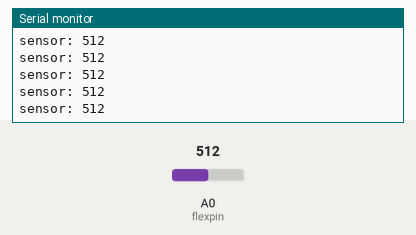
This sketch was run on a simulated Arduino Uno, built with avr-gcc and run on an emulated ATmega328P. Shown: the last lines printed to the serial monitor. The test bench sets the inputs (shaded band); at power-on: A0 (flexpin) = 512.

Above: at 1.2 s.
1.3 s: A0 (flexpin) set to 716
At 1.31 s:
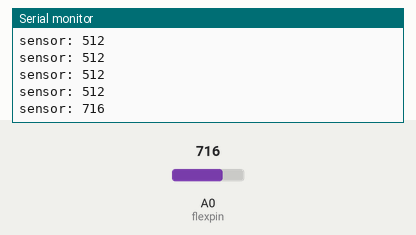
2.8 s: A0 (flexpin) set to 900
At 2.81 s:
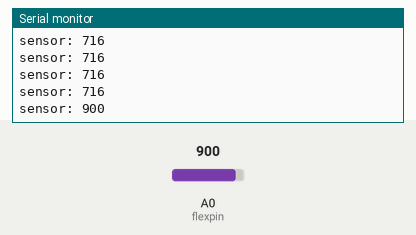
Timing chart, 0 to 5.8 s (numbered marks = the images above; inputs shaded):
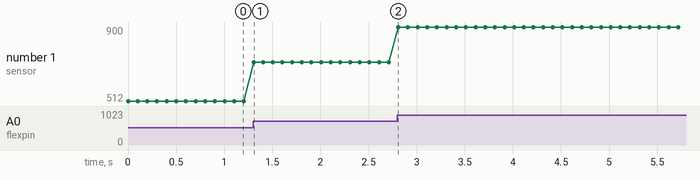

Measured:
- after the input at 1.3 s, the serial monitor: prints a new line at once (image 1)
- after the input at 2.8 s, the serial monitor: prints a new line at once (image 2)
- plotted number 1: 512 → 716 after the input at 1.3 s, 716 → 900 after the input at 2.8 s

The sketch:

flex_sensor_test1.ino
```cpp
/*
SparkFun Inventor's Kit for Arduino
Example sketch 09

FLEX SENSOR

  Use the "flex sensor" to change the position of a servo

  In the previous sketch, we learned how to command a servo to
  mode to different positions. In this sketch, we'll introduce
  a new sensor, and use it to control the servo.

  A flex sensor is a plastic strip with a conductive coating.
  When the strip is straight, the coating will be a certain
  resistance. When the strip is bent, the particles in the coating
  get further apart, increasing the resistance. You can use this
  sensor to sense finger movement in gloves, door hinges, stuffed
  animals, etc. See http://www.sparkfun.com/tutorials/270 for
  more information.

Hardware connections:

  Flex sensor:

    The flex sensor is the plastic strip with black stripes.
    It senses bending away from the striped side.

    The flex sensor has two pins, and since it's a resistor,
    the pins are interchangable.

    Connect one of the pins to ANALOG IN pin 0 on the Arduino.
    Connect the same pin, through a 10K Ohm resistor (brown
    black orange) to GND.
    Connect the other pin to 5V.

  Servo:

    The servo has a cable attached to it with three wires.
    Because the cable ends in a socket, you can use jumper wires
    to connect between the Arduino and the servo. Just plug the
    jumper wires directly into the socket.

    Connect the RED wire (power) to 5 Volts (5V)
    Connect the WHITE wire (signal) to digital pin 9
    Connect the BLACK wire (ground) to ground (GND)

    Note that servos can use a lot of power, which can cause your
    Arduino to reset or behave erratically. If you're using large
    servos or many of them, it's best to provide them with their
    own separate 5V supply. See this Arduino Forum thread for info:
    http://www.arduino.cc/cgi-bin/yabb2/YaBB.pl?num=1239464763

This sketch was written by SparkFun Electronics,
with lots of help from the Arduino community.
This code is completely free for any use.
Visit http://learn.sparkfun.com/products/2 for SIK information.
Visit http://www.arduino.cc to learn about the Arduino.

Version 2.0 6/2012 MDG
*/

// Define the analog input pin to measure flex sensor position:
const int flexpin = 14;

void setup()
{
  // Use the serial monitor window to help debug our sketch:
  Serial.begin(9600);
}


void loop()
{
  int flexposition;    // Input value from the analog pin.

  // Read the position of the flex sensor (0 to 1023):
  flexposition = analogRead(flexpin);

  // Because the voltage divider circuit only returns a portion
  // of the 0-1023 range of analogRead(), we'll map() that range
  // to the servo's range of 0 to 180 degrees. The flex sensors
  // we use are usually in the 600-900 range:

  // Because every flex sensor has a slightly different resistance,
  // the 600-900 range may not exactly cover the flex sensor's
  // output. To help tune our program, we'll use the serial port to
  // print out our values to the serial monitor window:

  Serial.print("sensor: ");
  Serial.print(flexposition);
  Serial.print('\n');

  delay(100);  // wait 20ms between servo updates
}
```
